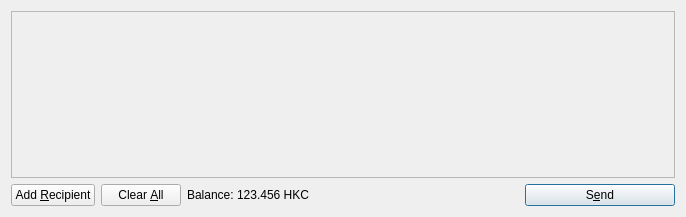
<?xml version="1.0" encoding="UTF-8"?>
<ui version="4.0">
 <class>SendCoinsDialog</class>
 <widget class="QDialog" name="SendCoinsDialog">
  <property name="geometry">
   <rect>
    <x>0</x>
    <y>0</y>
    <width>686</width>
    <height>217</height>
   </rect>
  </property>
  <property name="windowTitle">
   <string>Send Coins</string>
  </property>
  <layout class="QVBoxLayout" name="verticalLayout">
   <item>
    <widget class="QScrollArea" name="scrollArea">
     <property name="widgetResizable">
      <bool>true</bool>
     </property>
     <widget class="QWidget" name="scrollAreaWidgetContents">
      <property name="geometry">
       <rect>
        <x>0</x>
        <y>0</y>
        <width>666</width>
        <height>165</height>
       </rect>
      </property>
      <layout class="QVBoxLayout" name="verticalLayout_2">
       <property name="margin">
        <number>0</number>
       </property>
       <item>
        <layout class="QVBoxLayout" name="entries">
         <property name="spacing">
          <number>6</number>
         </property>
        </layout>
       </item>
       <item>
        <spacer name="verticalSpacer">
         <property name="orientation">
          <enum>Qt::Vertical</enum>
         </property>
         <property name="sizeHint" stdset="0">
          <size>
           <width>20</width>
           <height>40</height>
          </size>
         </property>
        </spacer>
       </item>
      </layout>
     </widget>
    </widget>
   </item>
   <item>
    <layout class="QHBoxLayout" name="horizontalLayout">
     <item>
      <widget class="QPushButton" name="addButton">
       <property name="toolTip">
        <string>Send to multiple recipients at once</string>
       </property>
       <property name="text">
        <string>Add &amp;Recipient</string>
       </property>
       <property name="icon">
        <iconset resource="../hongketocoin.qrc">
         <normaloff>:/icons/add</normaloff>:/icons/add</iconset>
       </property>
       <property name="autoDefault">
        <bool>false</bool>
       </property>
      </widget>
     </item>
     <item>
      <widget class="QPushButton" name="clearButton">
       <property name="sizePolicy">
        <sizepolicy hsizetype="Minimum" vsizetype="Fixed">
         <horstretch>0</horstretch>
         <verstretch>0</verstretch>
        </sizepolicy>
       </property>
       <property name="toolTip">
        <string>Remove all transaction fields</string>
       </property>
       <property name="text">
        <string>Clear &amp;All</string>
       </property>
       <property name="icon">
        <iconset resource="../hongketocoin.qrc">
         <normaloff>:/icons/remove</normaloff>:/icons/remove</iconset>
       </property>
       <property name="autoRepeatDelay">
        <number>300</number>
       </property>
       <property name="autoDefault">
        <bool>false</bool>
       </property>
      </widget>
     </item>
     <item>
      <layout class="QHBoxLayout" name="horizontalLayout_2">
       <property name="spacing">
        <number>3</number>
       </property>
       <item>
        <widget class="QLabel" name="label">
         <property name="text">
          <string>Balance:</string>
         </property>
        </widget>
       </item>
       <item>
        <widget class="QLabel" name="labelBalance">
         <property name="cursor">
          <cursorShape>IBeamCursor</cursorShape>
         </property>
         <property name="text">
          <string>123.456 HKC</string>
         </property>
         <property name="textInteractionFlags">
          <set>Qt::LinksAccessibleByMouse|Qt::TextSelectableByKeyboard|Qt::TextSelectableByMouse</set>
         </property>
        </widget>
       </item>
      </layout>
     </item>
     <item>
      <spacer name="horizontalSpacer">
       <property name="orientation">
        <enum>Qt::Horizontal</enum>
       </property>
       <property name="sizeHint" stdset="0">
        <size>
         <width>40</width>
         <height>20</height>
        </size>
       </property>
      </spacer>
     </item>
     <item>
      <widget class="QPushButton" name="sendButton">
       <property name="minimumSize">
        <size>
         <width>150</width>
         <height>0</height>
        </size>
       </property>
       <property name="toolTip">
        <string>Confirm the send action</string>
       </property>
       <property name="text">
        <string>S&amp;end</string>
       </property>
       <property name="icon">
        <iconset resource="../hongketocoin.qrc">
         <normaloff>:/icons/send</normaloff>:/icons/send</iconset>
       </property>
       <property name="default">
        <bool>true</bool>
       </property>
      </widget>
     </item>
    </layout>
   </item>
  </layout>
 </widget>
 <resources>
  <include location="../hongketocoin.qrc"/>
 </resources>
 <connections/>
</ui>
